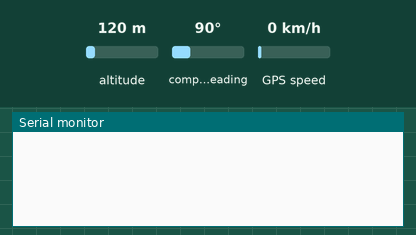
Bench run of a sketch on a simulated Arduino Uno, built with avr-gcc and run on an emulated ATmega328P. On the bench: the last lines printed to the serial monitor. The inputs (shaded band) are chosen by the test bench; at power-on: altitude 120 m, compass heading 90°, GPS speed 0 km/h. The GPS gets a fix after 3 s at 37.7749, -122.4194 with 8 satellites.

Above: at 1.2 s.
1.3 s: altitude set to 20 m
At 3.9 s:
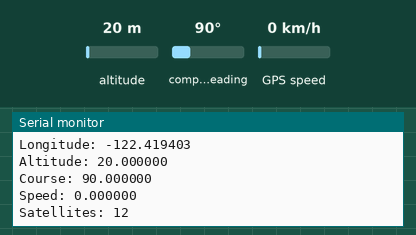
4.5 s: compass heading set to 7°
At 5.8 s:
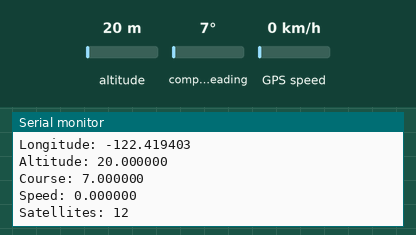
6.0 s: GPS speed set to 30 km/h
At 6.8 s:
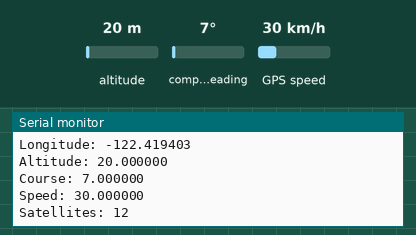

Measured:
- after the input at 1.3 s, the serial monitor: prints a new line after 1.8 s (image 1)
- after the input at 4.5 s, the serial monitor: prints a new line after 0.59 s (image 2)
- after the input at 6.0 s, the serial monitor: prints a new line after 0.11 s (image 3)

The sketch:

Arduino_R4_Wifi_GPS_Module.ino
```cpp
#include <TinyGPS++.h>
#include <SoftwareSerial.h>

SoftwareSerial gpsSerial(2, 3); // RXD pin 2, TXD pin 3
TinyGPSPlus gps;

void setup() {
  Serial.begin(9600); // Serial monitor
  gpsSerial.begin(9600); // GPS module communication
}

void loop() {
  while (gpsSerial.available() > 0) {
    if (gps.encode(gpsSerial.read())) {
      if (gps.location.isUpdated()) {
        Serial.print("Latitude: ");
        Serial.println(gps.location.lat(), 6);
        Serial.print("Longitude: ");
        Serial.println(gps.location.lng(), 6);
        Serial.print("Altitude: ");
        Serial.println(gps.altitude.meters(), 6);
        Serial.print("Course: ");
        Serial.println(gps.course.deg(), 6);
        Serial.print("Speed: ");
        Serial.println(gps.speed.kmph(), 6);
        Serial.print("Satellites: ");
        Serial.println(gps.satellites.value(), 6);
      }
    }
  }
}
```
